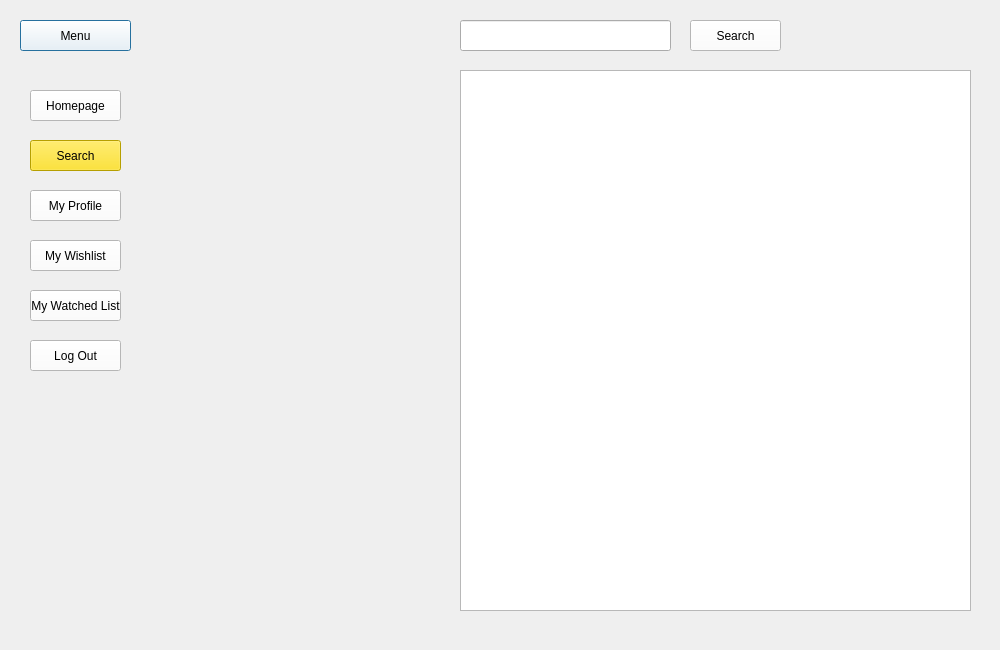
<?xml version="1.0" encoding="UTF-8"?>
<ui version="4.0">
 <class>SearchPageClass</class>
 <widget class="QDialog" name="SearchPageClass">
  <property name="geometry">
   <rect>
    <x>0</x>
    <y>0</y>
    <width>1000</width>
    <height>650</height>
   </rect>
  </property>
  <property name="windowTitle">
   <string>SearchPage</string>
  </property>
  <widget class="QListWidget" name="listWidget">
   <property name="geometry">
    <rect>
     <x>460</x>
     <y>70</y>
     <width>511</width>
     <height>541</height>
    </rect>
   </property>
  </widget>
  <widget class="QLineEdit" name="searchLineEdit">
   <property name="geometry">
    <rect>
     <x>460</x>
     <y>20</y>
     <width>211</width>
     <height>31</height>
    </rect>
   </property>
  </widget>
  <widget class="QFrame" name="frame">
   <property name="geometry">
    <rect>
     <x>10</x>
     <y>10</y>
     <width>131</width>
     <height>381</height>
    </rect>
   </property>
   <property name="styleSheet">
    <string notr="true">background-color: transparent</string>
   </property>
   <property name="frameShape">
    <enum>QFrame::StyledPanel</enum>
   </property>
   <property name="frameShadow">
    <enum>QFrame::Raised</enum>
   </property>
   <widget class="QPushButton" name="MenuButton">
    <property name="geometry">
     <rect>
      <x>10</x>
      <y>10</y>
      <width>111</width>
      <height>31</height>
     </rect>
    </property>
    <property name="styleSheet">
     <string notr="true">background-color: rgb(255,255,255);
font: 700 9pt &quot;Segoe UI&quot;;</string>
    </property>
    <property name="text">
     <string>Menu</string>
    </property>
    <property name="icon">
     <iconset theme="go-bottom">
      <normaloff>.</normaloff>.</iconset>
    </property>
    <property name="flat">
     <bool>false</bool>
    </property>
   </widget>
   <widget class="QPushButton" name="WatchedListButton">
    <property name="geometry">
     <rect>
      <x>20</x>
      <y>280</y>
      <width>91</width>
      <height>31</height>
     </rect>
    </property>
    <property name="styleSheet">
     <string notr="true">background-color: rgb(255,255,255);</string>
    </property>
    <property name="text">
     <string>My Watched List</string>
    </property>
   </widget>
   <widget class="QPushButton" name="WishListButton">
    <property name="geometry">
     <rect>
      <x>20</x>
      <y>230</y>
      <width>91</width>
      <height>31</height>
     </rect>
    </property>
    <property name="styleSheet">
     <string notr="true">background-color: rgb(255,255,255);</string>
    </property>
    <property name="text">
     <string>My Wishlist</string>
    </property>
   </widget>
   <widget class="QPushButton" name="LogOutButton">
    <property name="geometry">
     <rect>
      <x>20</x>
      <y>330</y>
      <width>91</width>
      <height>31</height>
     </rect>
    </property>
    <property name="styleSheet">
     <string notr="true">background-color: rgb(255,255,255);</string>
    </property>
    <property name="text">
     <string>Log Out</string>
    </property>
   </widget>
   <widget class="QPushButton" name="HomepageButton">
    <property name="geometry">
     <rect>
      <x>20</x>
      <y>80</y>
      <width>91</width>
      <height>31</height>
     </rect>
    </property>
    <property name="styleSheet">
     <string notr="true">background-color: rgb(255,255,255)</string>
    </property>
    <property name="text">
     <string>Homepage</string>
    </property>
   </widget>
   <widget class="QPushButton" name="MyProfileButton">
    <property name="geometry">
     <rect>
      <x>20</x>
      <y>180</y>
      <width>91</width>
      <height>31</height>
     </rect>
    </property>
    <property name="autoFillBackground">
     <bool>false</bool>
    </property>
    <property name="styleSheet">
     <string notr="true">background-color: rgb(255,255,255);</string>
    </property>
    <property name="text">
     <string>My Profile</string>
    </property>
    <property name="checkable">
     <bool>false</bool>
    </property>
    <property name="flat">
     <bool>false</bool>
    </property>
   </widget>
   <widget class="QPushButton" name="SearchButton">
    <property name="geometry">
     <rect>
      <x>20</x>
      <y>130</y>
      <width>91</width>
      <height>31</height>
     </rect>
    </property>
    <property name="styleSheet">
     <string notr="true">background-color: rgb(255,222,0)</string>
    </property>
    <property name="text">
     <string>Search</string>
    </property>
   </widget>
  </widget>
  <widget class="QPushButton" name="SearchShowButton">
   <property name="geometry">
    <rect>
     <x>690</x>
     <y>20</y>
     <width>91</width>
     <height>31</height>
    </rect>
   </property>
   <property name="styleSheet">
    <string notr="true">background-color: rgb(255,255,255)</string>
   </property>
   <property name="text">
    <string>Search</string>
   </property>
  </widget>
 </widget>
 <layoutdefault spacing="6" margin="11"/>
 <resources/>
 <connections/>
</ui>
